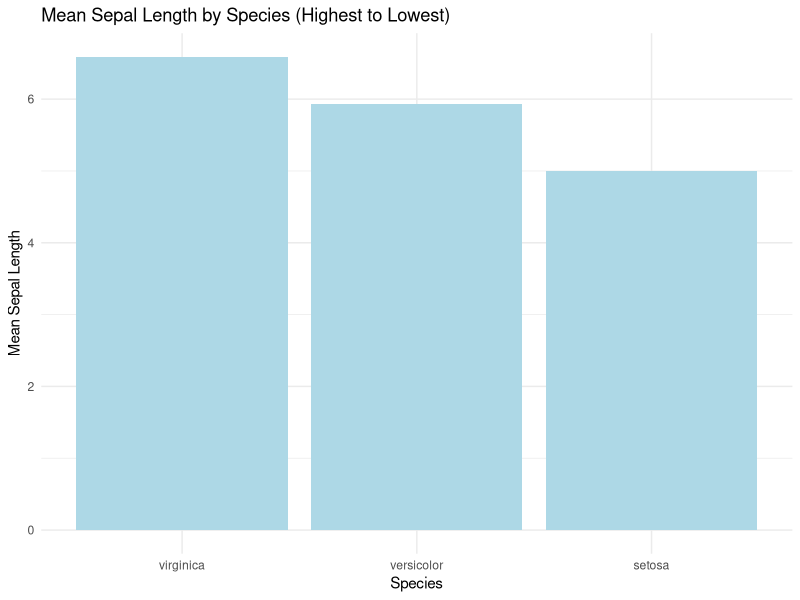

The R script that drew this image:
## ---- chunk 1
knitr::opts_chunk$set(echo = TRUE)
library(ggplot2)
## ---- chunk 2
# 1. Create the vector and assign to a variable (call it x)
x <- c(1, 4, 3, 4, 2, NA, 5, NA, 4, 5, 2, NA)

# 2. Pull all values that are not NA and assign to 'nonas'
nonas <- x[!is.na(x)]

# 3. Print
print(nonas)
## ---- chunk 3

# Adding the x>0 condition

x[!is.na(x) & (x>0)]

# We can prob call this positive_nonas

positive_nonas <- x[!is.na(x) & (x>0)]
print(positive_nonas)

## ---- chunk 4

# testing my theory that nonas is technically already compliant with this request
print(nonas > 0)
nonas

## ---- chunk 5

# Subsetting elements 9, 12, 15, 22... there are no elements 15 and 22 in our vector, so I expect NAs for those elements.

subset_x <- x[c(9, 12, 15, 22)]
print(subset_x)

## ---- chunk 6

# Creating an empty matrix

empty_matrix <- matrix(nrow = 5, ncol = 4)

# Confirming output of empty matrix
print(empty_matrix)

## ---- chunk 7

data_mat <- matrix(data = c(1:40), nrow = 4, ncol = 10)

print(data_mat)

## ---- chunk 8
# Creating the labels only

column_labels <- paste0("C", seq_len(ncol(data_mat)))

# I realized that this was not asking me to add it to the matrix just yet after I read the next question.
## ---- chunk 9
# Adding the column labels to the matrix

colnames(data_mat) <- column_labels
print(data_mat)
## ---- chunk 10
# Labeling the columns C1, C2, ..., C10, manually. Column names are in quotes to note that the labels are strings.
colnames(data_mat) <- c("C1","C2","C3","C4","C5",
                        "C6","C7","C8","C9","C10")

# Confirming all looks good
print(data_mat)
## ---- chunk 11
# Another way of doing this with a bit less code

colnames(data_mat) <- paste0("C", seq_len(ncol(data_mat)))

print(data_mat)

## ---- chunk 12

# Exploring my data
str(iris)
iris$Species
iris[,5]

# Call the data, 
ggplot(iris, 
      # Setting x and y axis. Selecting Species as a factor for X, calculating the mean length for each species, and reordering it (this ensures it's going from highest to lowest mean).
       aes(x = reorder(Species, -Sepal.Length, FUN = mean), y = Sepal.Length)) +
  # Computing summary statistic for each x-group (each species) --> the mean of Sepal.Length. Then we select the plot to be a bar plot reflecting the computed mean. Then, selecting color of the bars.
  stat_summary(fun = mean, geom = "bar", fill = "lightblue") +
  # Labeling axis and title
  labs(
    x = "Species",
    y = "Mean Sepal Length",
    title = "Mean Sepal Length by Species (Highest to Lowest)") +
  # Adding theme for aesthetic purposes
  theme_minimal()

